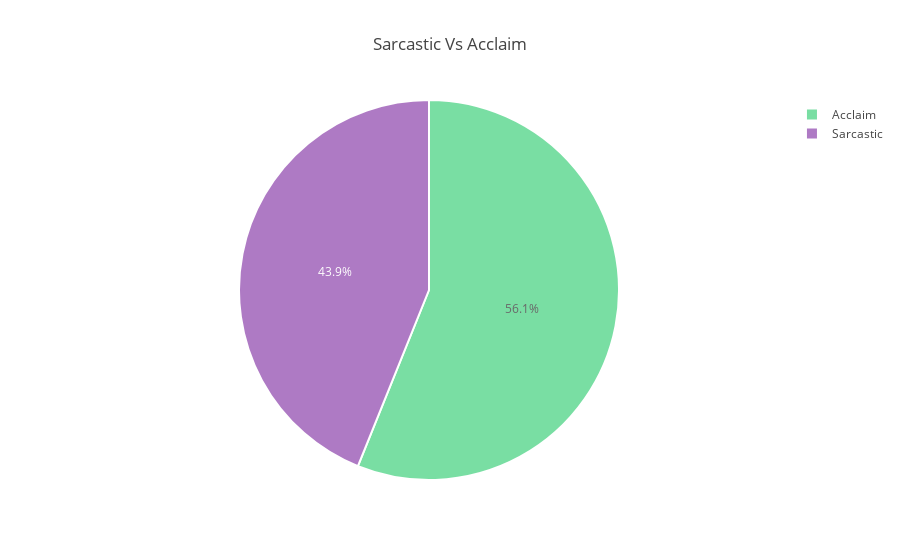

Here is the notebook cell this chart was saved with:
### Code cell
import numpy as np
import plotly.plotly as py
import plotly.graph_objs as go
from plotly.offline import download_plotlyjs, init_notebook_mode, plot, iplot
init_notebook_mode(connected=True)

sar_acc_tar = sar_acc['is_sarcastic'].value_counts()
labels = ['Acclaim', 'Sarcastic']
sizes = (np.array((sar_acc_tar / sar_acc_tar.sum())*100))
colors = ['#58D68D', '#9B59B6']

trace = go.Pie(labels=labels, values=sizes, opacity = 0.8, hoverinfo='label+percent',
               marker=dict(colors=colors, line=dict(color='#FFFFFF', width=2)))
layout = go.Layout(
    title='Sarcastic Vs Acclaim'
)
data = [trace]
fig = go.Figure(data=data, layout=layout)
iplot(fig, filename="Sa_Ac")

### Figure 1 — Plotly figure (JSON) as saved in the notebook; plotly's stock layout.template omitted (floating-point values rounded to 4 significant figures)
{"data": [{"hoverinfo": "label+percent", "labels": ["Acclaim", "Sarcastic"], "marker": {"colors": ["#58D68D", "#9B59B6"], "line": {"color": "#FFFFFF", "width": 2}}, "opacity": 0.8, "type": "pie", "uid": "2c08805f-6ddf-4ab6-bcdd-1ec154b5fd83", "values": [56.1, 43.9]}], "layout": {"title": {"text": "Sarcastic Vs Acclaim"}}}
